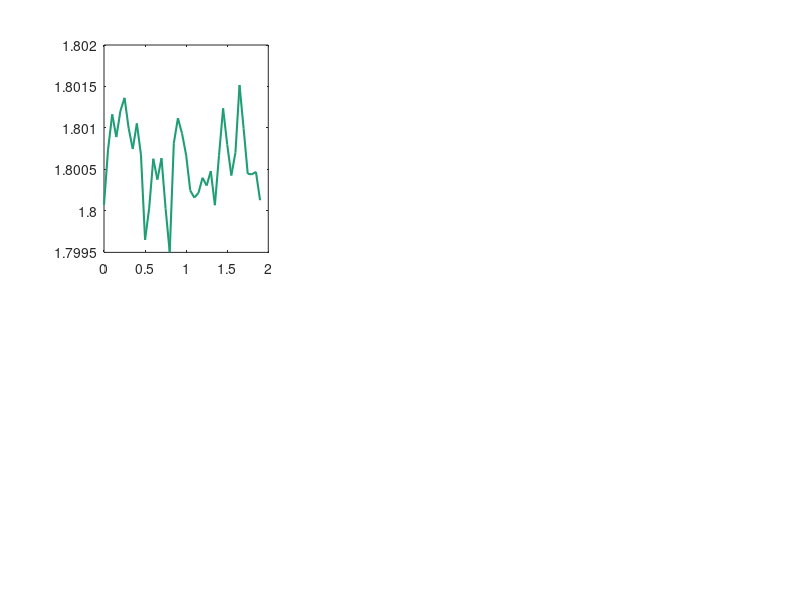

MATLAB code to generate this figure: (Note: this script raises an error after producing the figure.)
clc; close all;
load('weld_signals.mat');
load('weld_thresholds.mat');

fprintf('Running Moving RMS + Voltage analysis...\n\n');

window_samples = 1000;
overlap        = 500;
scenarios  = {'normal','spatter','porosity','unstable','burn'};
titles_str = {'Normal','Spatter','Porosity','Arc instability','Burn-through'};
col = [0.12 0.62 0.46; 0.84 0.19 0.19; 0.93 0.50 0.10; 0.33 0.42 0.74; 0.60 0.10 0.60];

rms_stats  = zeros(5,3);
volt_stats = zeros(5,3);

figure('Name','Moving RMS','Position',[50 50 1300 700]);
for k = 1:5
    sig = signals.(['I_' scenarios{k}]);
    N   = length(sig);
    n_w = floor((N - window_samples)/overlap) + 1;
    rms_v = zeros(n_w,1);
    t_rms = zeros(n_w,1);
    for w = 1:n_w
        i1 = (w-1)*overlap + 1;
        i2 = i1 + window_samples - 1;
        rms_v(w) = rms(sig(i1:i2));
        t_rms(w) = signals.t(i1);
    end
    rms_stats(k,:) = [mean(rms_v), max(rms_v), std(rms_v)];
    subplot(2,3,k);
    plot(t_rms, rms_v, 'Color', col(k,:), 'LineWidth', 1.5);
    hold on;
    yline(thresholds_struct.burn_rms,'--r','Burn threshold','FontSize',8);
    hold off;
    xlabel('Time (s)'); ylabel('RMS (V)');
    title(['Moving RMS — ' titles_str{k}]);
    ylim([1.5 2.8]); grid on;
end
sgtitle('Moving RMS (100ms window) — current signal','FontSize',12,'FontWeight','bold');

figure('Name','Voltage Analysis','Position',[100 100 1300 700]);
for k = 1:5
    sig_v = signals.(['V_' scenarios{k}]);
    n_w   = floor((length(sig_v) - window_samples)/overlap) + 1;
    stdv  = zeros(n_w,1);
    minv  = zeros(n_w,1);
    tw    = zeros(n_w,1);
    for w = 1:n_w
        i1 = (w-1)*overlap + 1;
        i2 = i1 + window_samples - 1;
        chunk  = sig_v(i1:i2);
        stdv(w) = std(chunk);
        minv(w) = min(chunk);
        tw(w)   = signals.t(i1);
    end
    volt_stats(k,:) = [mean(sig_v), min(sig_v), mean(stdv)];
    subplot(2,3,k);
    yyaxis left
    plot(tw, stdv, 'Color', col(k,:), 'LineWidth', 1.2);
    ylabel('Std Dev (V)');
    yyaxis right
    plot(tw, minv, '--', 'Color', col(k,:)*0.7, 'LineWidth', 1);
    ylabel('Min V (V)');
    yline(0.80,':r','Porosity dip','FontSize',8);
    xlabel('Time (s)');
    title(['Voltage — ' titles_str{k}]);
    grid on;
end
sgtitle('Voltage std deviation + min value per window','FontSize',12,'FontWeight','bold');

normal_moving_rms = rms_stats(1,1);
normal_volt_std   = volt_stats(1,3);

thresholds_struct.burn_rms        = normal_moving_rms * 1.20;
thresholds_struct.instability_std = normal_volt_std   * 3.50;
thresholds_struct.porosity_dip    = 0.80;
thresholds_struct.window_samples  = window_samples;
thresholds_struct.overlap         = overlap;
thresholds_struct.Fs              = Fs;

save('weld_thresholds.mat','thresholds_struct');

fprintf('====== FINAL SIMULINK THRESHOLDS ======\n');
fprintf('Spatter peak threshold     : %.4f V\n', thresholds_struct.spatter_peak);
fprintf('Burn-through RMS threshold : %.4f V\n', thresholds_struct.burn_rms);
fprintf('Arc instability std thresh : %.4f V\n', thresholds_struct.instability_std);
fprintf('Porosity voltage dip       : %.4f V\n', thresholds_struct.porosity_dip);
fprintf('HF energy threshold        : %.6f\n',   thresholds_struct.hf_energy);
fprintf('Detection window           : %d samples (%.0f ms)\n', window_samples, window_samples/Fs*1000);
fprintf('========================================\n');
fprintf('Week 2 Part 3 complete!\n');
